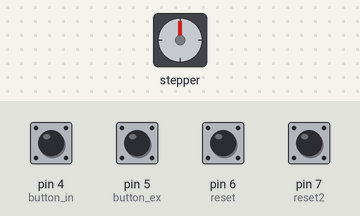
A sketch run on a simulated Arduino Uno, built with avr-gcc and run on an emulated ATmega328P. Parts: stepper motor. Wiring (inferred from the names in the program): stepper motor driver (200 steps per turn assumed): step pin 3; direction pin 9. Inputs (shaded band) come from the test bench; at power-on: pin 4 (button_in), pin 5 (button_ex), pin 6 (reset), pin 7 (reset2) HIGH. What the sketch prints to the serial monitor is not drawn.

Above: at 1.2 s.
1.3 s: pin 4 (button_in) pulled LOW for 1 s
At 3.4 s:
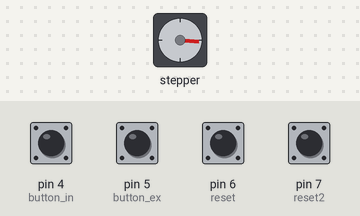
3.8 s: pin 4 (button_in) pulled LOW for 0.15 s
At 5.1 s:
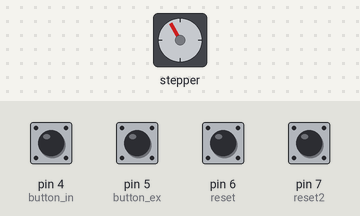
5.4 s: pin 5 (button_ex) pulled LOW for 1 s
At 7.5 s:
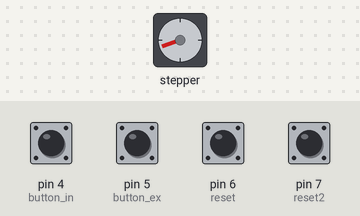
7.9 s: pin 5 (button_ex) pulled LOW for 1 s
At 9.7 s:
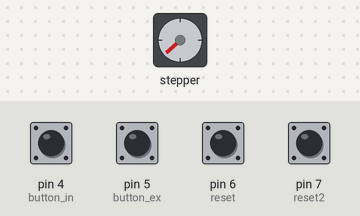
10.4 s: pin 4 (button_in) pulled LOW for 1 s
At 10.85 s:
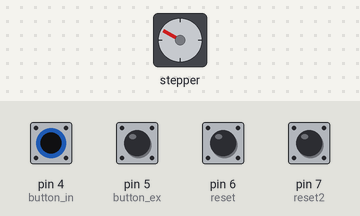
12.9 s: pin 6 (reset) pulled LOW for 0.15 s
At 14.3 s:
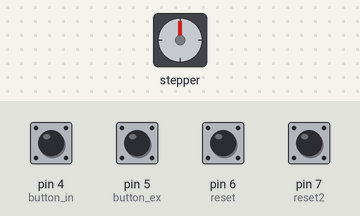
Timing chart, 0 to 15.5 s (numbered marks = the images above; inputs shaded):
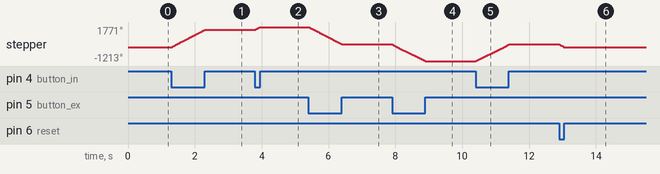

Measured:
- after the input at 1.3 s, stepper: turns 1535° clockwise in 1.0 s, starting at once
- after the input at 3.8 s, stepper: turns 236° clockwise in 0.15 s, starting at once
- after the input at 5.4 s, stepper: turns 1521° counter-clockwise in 1.0 s, starting at once
- after the input at 7.9 s, stepper: turns 1463° counter-clockwise in 1.0 s, starting at once
- after the input at 10.4 s, stepper: turns 1463° clockwise in 1.0 s, starting at once
- after the input at 12.9 s, stepper: turns 250° counter-clockwise in 0.14 s, starting at once

The sketch:

kalibrasiStepperVentilator.ino
```cpp
#define dirPin 9
#define stepPin 3
#define button_in 4
#define button_ex 5
#define reset 6
#define reset2 7

int i = 0;
int k = 0;
int l = 0;

void setup() {
  // put your setup code here, to run once:
  Serial.begin(115200);
  pinMode(dirPin, OUTPUT);
  pinMode(stepPin, OUTPUT);

  pinMode(button_in, INPUT_PULLUP);
  pinMode(button_ex, INPUT_PULLUP);
  pinMode(reset, INPUT_PULLUP);
  pinMode(reset2, INPUT_PULLUP);

  Serial.println("SIAP!");
}

void loop() {
  // put your main code here, to run repeatedly:
  if(!digitalRead(button_in)) {
    digitalWrite(dirPin, HIGH);
    digitalWrite(stepPin, HIGH);
    delayMicroseconds(100);
    digitalWrite(stepPin, LOW);
    delayMicroseconds(100);
    i +=1;
    k = 0;
    l = 0;
    Serial.println("INHALE = " + String(i));
  } else if(!digitalRead(button_ex)) {
    digitalWrite(dirPin, LOW);
    digitalWrite(stepPin, HIGH);
    delayMicroseconds(100);
    digitalWrite(stepPin, LOW);
    delayMicroseconds(100);
    i -=1;
    k = 0;
    l = 0;
    Serial.println("INHALE = " + String(i));
  } else if (!digitalRead(reset) && k == 0) {
    Serial.println("==> RESET POS");
    for(int j=0; j< i; j++) {
      digitalWrite(dirPin, LOW);
      digitalWrite(stepPin, HIGH);
      delayMicroseconds(500);
      digitalWrite(stepPin, LOW);
      delayMicroseconds(500);
    }
    k = 1;
    i = 0;
    l = 0;
  }
  else if (!digitalRead(reset2) && l == 0) {
    i = 0;
    k = 0;
    l = 1;
    Serial.println("==> RESET");
  }
}
```
